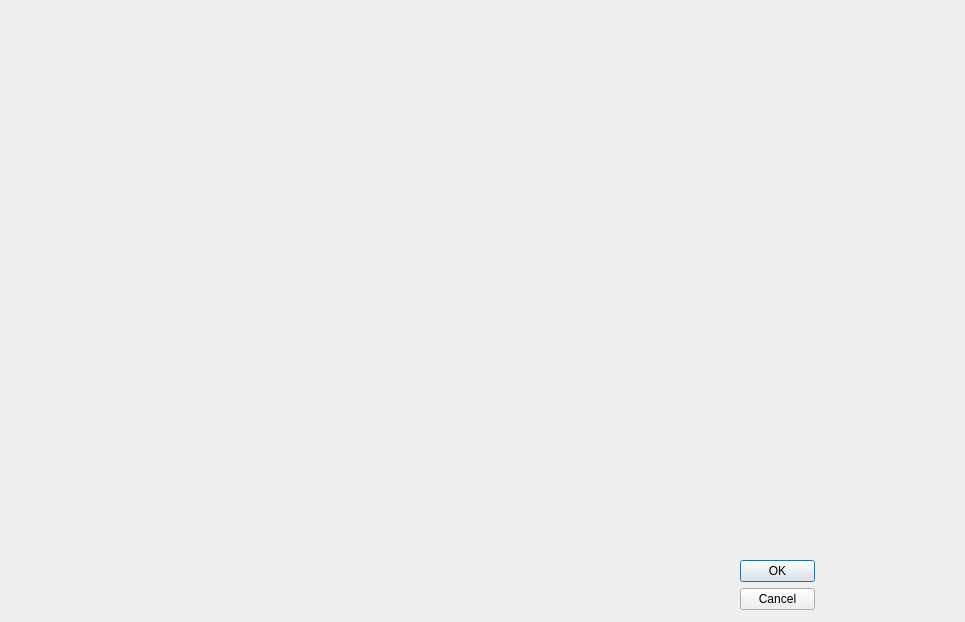
<?xml version="1.0" encoding="UTF-8"?>
<ui version="4.0">
 <class>Dialog_showexcel</class>
 <widget class="QDialog" name="Dialog_showexcel">
  <property name="geometry">
   <rect>
    <x>0</x>
    <y>0</y>
    <width>965</width>
    <height>622</height>
   </rect>
  </property>
  <property name="windowTitle">
   <string>Dialog</string>
  </property>
  <widget class="QDialogButtonBox" name="buttonBox">
   <property name="geometry">
    <rect>
     <x>740</x>
     <y>560</y>
     <width>75</width>
     <height>52</height>
    </rect>
   </property>
   <property name="orientation">
    <enum>Qt::Vertical</enum>
   </property>
   <property name="standardButtons">
    <set>QDialogButtonBox::Cancel|QDialogButtonBox::Ok</set>
   </property>
  </widget>
 </widget>
 <resources/>
 <connections>
  <connection>
   <sender>buttonBox</sender>
   <signal>accepted()</signal>
   <receiver>Dialog_showexcel</receiver>
   <slot>accept()</slot>
   <hints>
    <hint type="sourcelabel">
     <x>248</x>
     <y>254</y>
    </hint>
    <hint type="destinationlabel">
     <x>157</x>
     <y>274</y>
    </hint>
   </hints>
  </connection>
  <connection>
   <sender>buttonBox</sender>
   <signal>rejected()</signal>
   <receiver>Dialog_showexcel</receiver>
   <slot>reject()</slot>
   <hints>
    <hint type="sourcelabel">
     <x>316</x>
     <y>260</y>
    </hint>
    <hint type="destinationlabel">
     <x>286</x>
     <y>274</y>
    </hint>
   </hints>
  </connection>
 </connections>
</ui>
